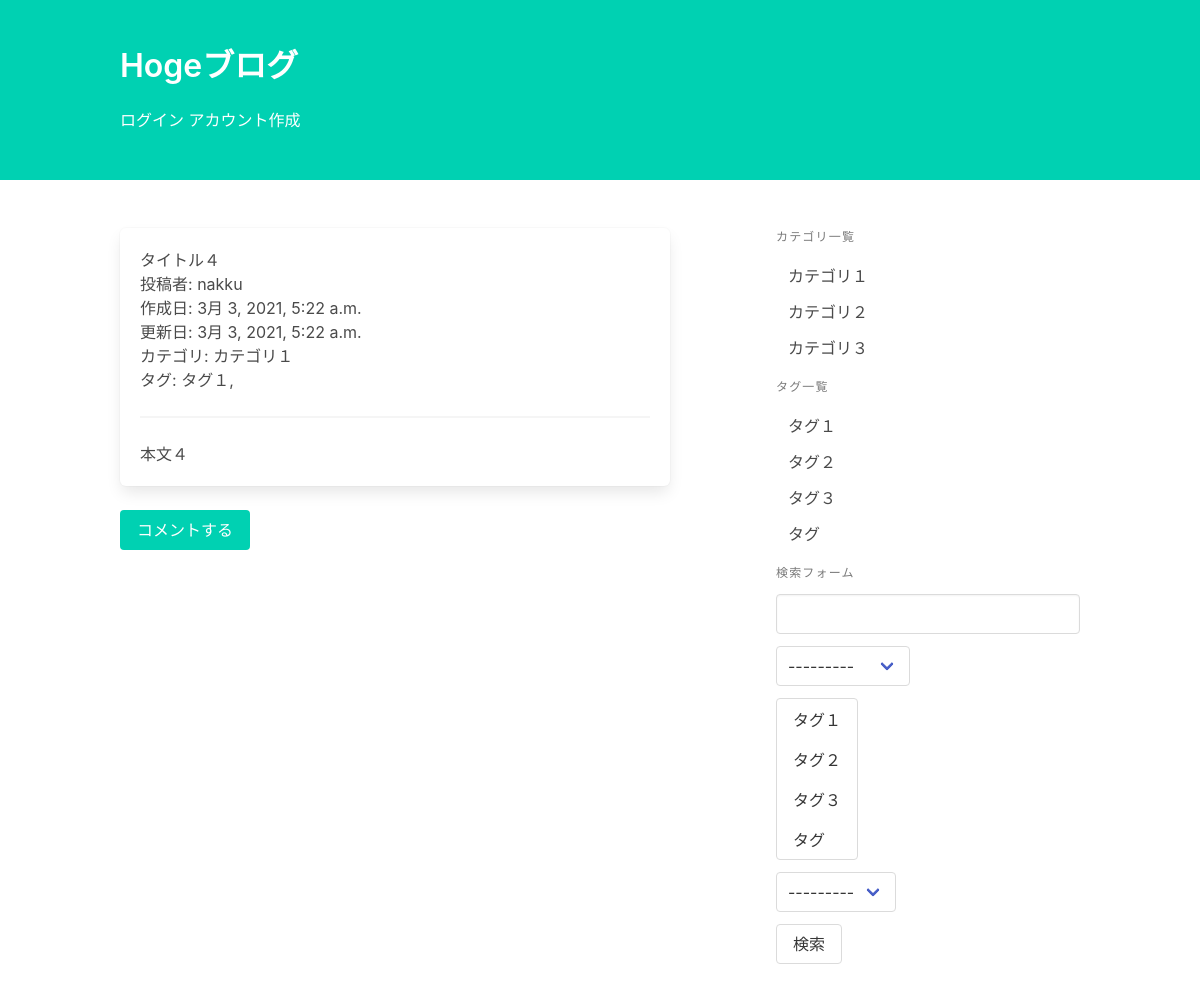
The app's page /blog/detail/7, older data.
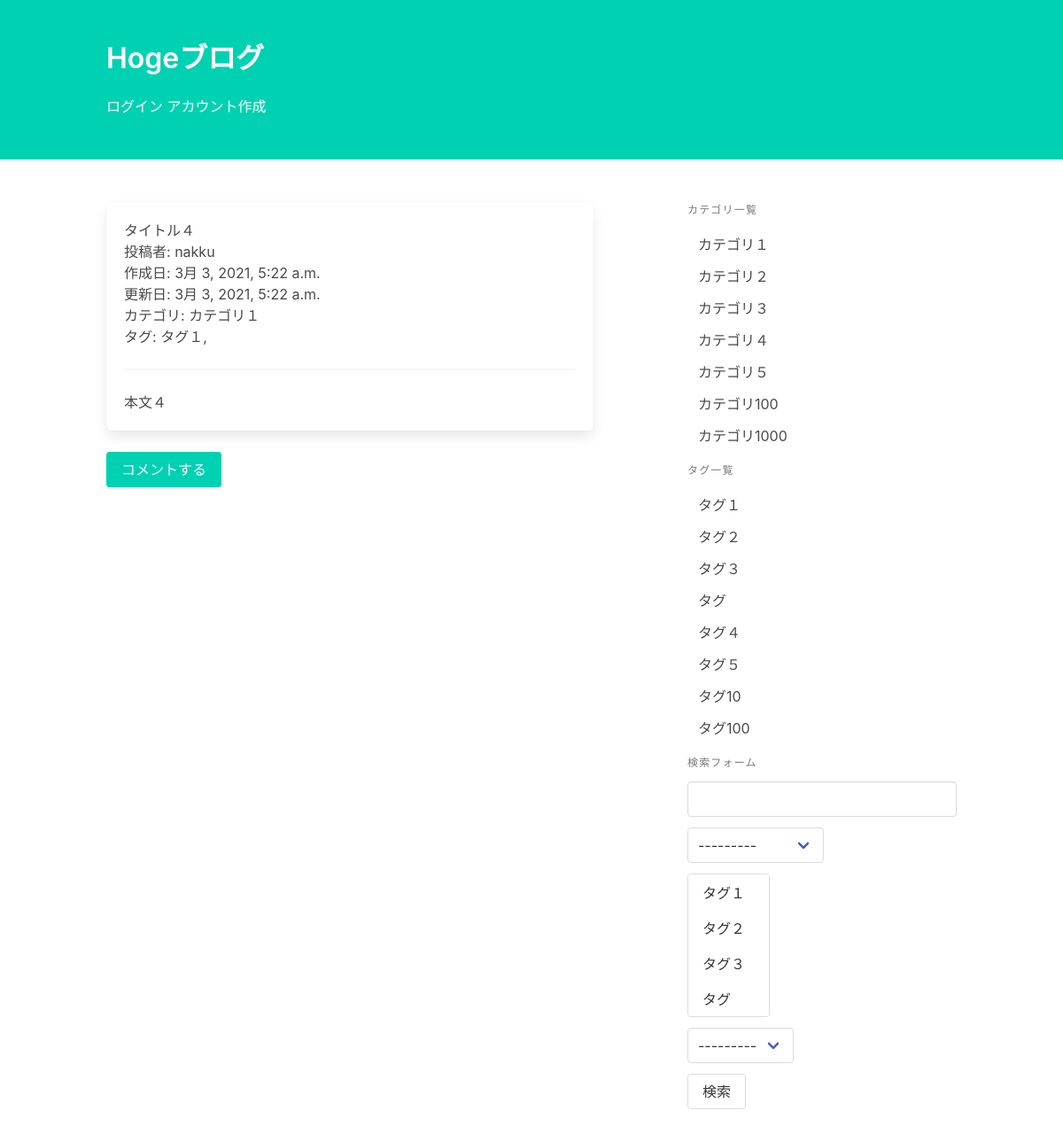
The same page, newer data.
### blog/models.py (models this page shows, shortened)
class Post(models.Model):
    title = models.CharField("タイトル", max_length=32)
    text = models.TextField("本文")
    category = models.ForeignKey(Category, on_delete=models.PROTECT, verbose_name="カテゴリ")
    tags = models.ManyToManyField(Tag, verbose_name="タグ", help_text="controlかcommand長押しで複数選択", blank=True)
    writer = models.ForeignKey(settings.AUTH_USER_MODEL, on_delete=models.PROTECT, verbose_name="投稿者")
    created_at = models.DateTimeField("作成日", auto_now_add=True)
    updated_at = models.DateTimeField("更新日", auto_now=True)

class Category(models.Model):
    name = models.CharField("カテゴリ名", max_length=255, unique=True)
    def __str__(self):
        return self.name

class Tag(models.Model):
    name = models.CharField("タグ名", max_length=255, unique=True)
    def __str__(self):
        return self.name

### blog/views.py (the view)
# urls.py: path("detail/<int:pk>", views.PostDetail.as_view(), name="post_detail"),
class PostDetail(generic.DetailView):
    model = Post

### blog/forms.py
class PostSearchForm(forms.Form):
    key_word = forms.CharField(
        label="キーワード", required=False,
        widget=forms.TextInput(attrs={"class": "input"})
    )
    category = forms.ModelChoiceField(
        label="キーワード", required=False,
        queryset=Category.objects.all(),
    )
    tags = forms.ModelMultipleChoiceField(
        label="タグの選択", required=False,
        queryset=Tag.objects.all(),
    )
    user = forms.ModelChoiceField(
        label="投稿者", required=False,
        queryset=User.objects.all(),
    )

### blog/templatetags/blog.py (called while the page is built)
@register.inclusion_tag("blog/category_and_tag_list.html")
def create_category_and_tag_list():
    return {
        "category_list": Category.objects.all(),
        "tag_list": Tag.objects.all(),
    }

@register.inclusion_tag("blog/search_form.html")
def create_search_form(request):
    form = PostSearchForm(request.GET or None)
    return {"form": form}

### blog/templates/blog/post_detail.html (shortened to what this page needs)
{% extends "blog/base.html" %}
{% block content %}
        <article class="box">
            <h1>{{ post.title }}</h1>
            <p>投稿者: {{ post.writer }}</p>
            <p>作成日: {{ post.created_at }}</p>
            <p>更新日: {{ post.updated_at }}</p>
            <p>カテゴリ: {{ post.category }}</p>
            <p>タグ: {% for tag in post.tags.all %}{{ tag }},{% endfor %}</p>
            <hr>
            <div>
                {{ post.text | linebreaks | urlize }}
            </div>
        </article>
        <a class="button is-primary" href="{% url 'blog:comment_create' post.pk %}">コメントする</a>
        <section class="section">
        </section>
{% endblock %}

### blog/templates/blog/base.html (shortened to what this page needs)
{% load blog %}
<!DOCTYPE html>
<html>
<head>
    <link rel="stylesheet" href="https://cdnjs.cloudflare.com/ajax/libs/bulma/0.7.5/css/bulma.min.css">
</head>
<body>
<header class="hero hero is-primary">
    <div class="hero-body">
        <div class="container">
            <h1 class="title"><a href="{% url 'blog:post_list' %}">Hogeブログ</a></h1>
            {% if user.id  %}
                <p>ログインしました．</p>
                <p>こんにちは，{{ user.username }}さん</p>
                <a href="{% url 'blog:logout' %}">ログアウトする</a>
            {% else %}
                <a href="{% url 'blog:login' %}">ログイン</a>
                <a href="{% url 'blog:create' %}">アカウント作成</a>
            {% endif %}
        </div>
    </div>
</header>
<div class="section">
    <div class="container">
        <div class="columns">
            <main class="column is-7">
                {% block content %}{% endblock %}
            </main>
            <aside class="column is-offset-1 is-4">
                {% create_category_and_tag_list %}
                {% create_search_form request %}
            </aside>
        </div>
    </div>
</div>
</body>
</html>

### blog/templates/blog/category_and_tag_list.html
<p class="menu-label">カテゴリ一覧</p>
<ul class="menu-list">
    {% for category in category_list %}
        <li><a href="{% url 'blog:post_category_list' category.pk %}">{{ category }}</a></li>
    {% endfor %}
</ul>
<p class="menu-label">タグ一覧</p>
<ul class="menu-list">
    {% for tag in tag_list %}
        <li><a href="{% url 'blog:post_tag_list' tag.pk %}">{{ tag }}</a></li>
    {% endfor %}
</ul>

### blog/templates/blog/search_form.html
<p class="menu-label">検索フォーム</p>
<form action="{% url 'blog:post_list' %}" method="get">
    <div class="field">
        <div class="control">
            {{ form.key_word }}
        </div>
    </div>
    <div class="field">
        <div class="control">
            <div class="select">
                {{ form.category }}
            </div>
        </div>
    </div>
    <div class="field">
        <div class="control">
            <div class="select is-multiple">
                {{ form.tags }}
            </div>
        </div>
    </div>
    <div class="field">
        <div class="control">
            <div class="select">
                {{ form.user }}
            </div>
        </div>
    </div>
    <button class="button is primary" type="submit">検索</button>
</form>

Row changes from the older to the newer data that the page shows:
added Category: name "カテゴリ４"
added Category: name "カテゴリ５"
added Category: name "カテゴリ100"
added Category: name "カテゴリ1000"
added Tag: name "タグ４"
added Tag: name "タグ５"
added Tag: name "タグ10"
added Tag: name "タグ100"
